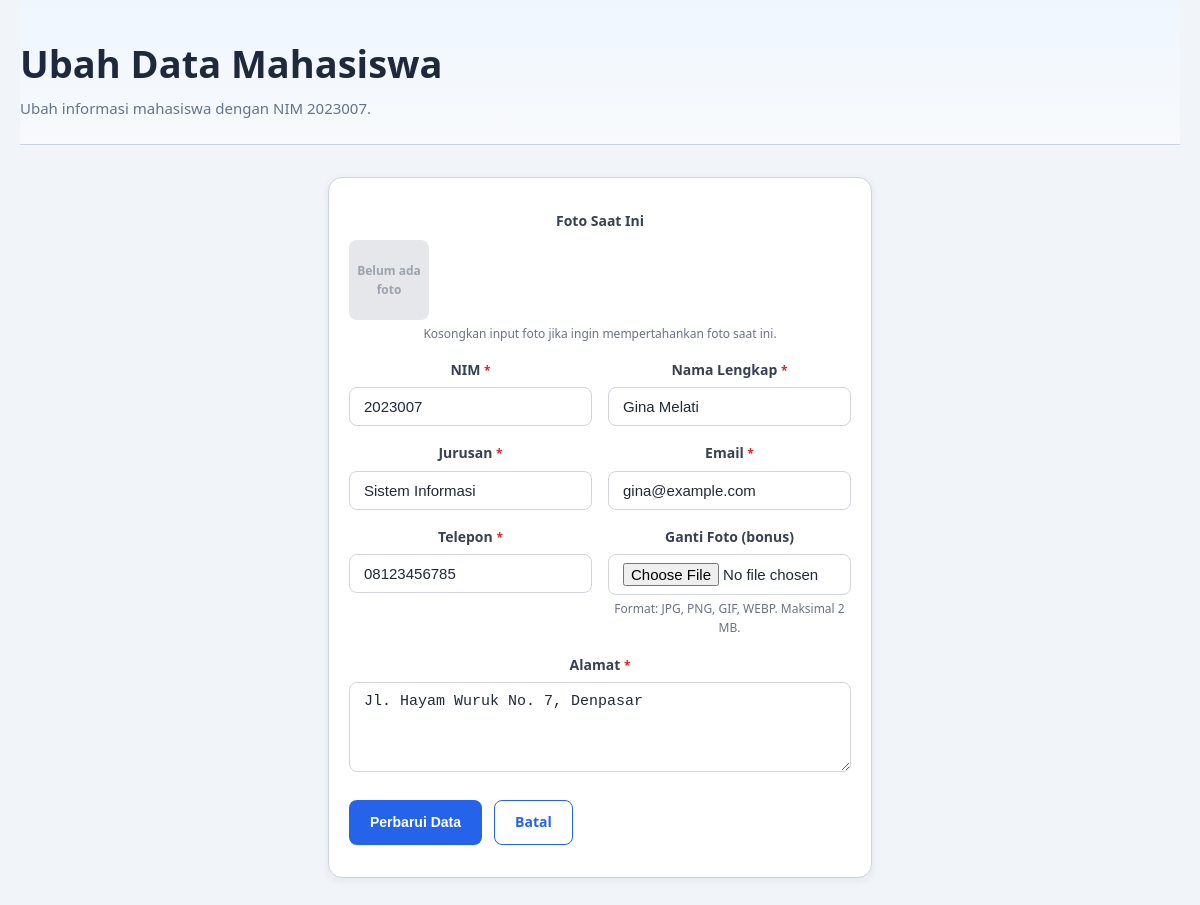
The page /edit.php?id=7 on the database its author committed.
### tables this page shows
CREATE TABLE IF NOT EXISTS mahasiswa (
    id INT AUTO_INCREMENT PRIMARY KEY,                     
    nim VARCHAR(20) NOT NULL UNIQUE,                       
    nama VARCHAR(100) NOT NULL,                            
    jurusan VARCHAR(50) NOT NULL,                          
    email VARCHAR(100) NOT NULL,                           
    telepon VARCHAR(20) NOT NULL,                          
    alamat TEXT NOT NULL,                                  
    foto VARCHAR(255) DEFAULT NULL,                        
    created_at TIMESTAMP DEFAULT CURRENT_TIMESTAMP         
);

### config.php (called while the page is built, shortened)
<?php
function getDb(): mysqli
{
    static $db = null;
    if ($db === null) {
        $db = new mysqli(DB_HOST, DB_USER, DB_PASS, DB_NAME);
        $db->set_charset(DB_CHARSET);
    }
    return $db;
}
function query(string $sql, array $params = [], string $types = '')
{
    $db = getDb();
    $stmt = $db->prepare($sql);
    if ($params !== []) {
        $stmt->bind_param($types, ...$params);
    }
    $stmt->execute();
    $result = $stmt->get_result();
    return $result;
}
function fetchOne(string $sql, array $params = [], string $types = ''): ?array
{
    $result = query($sql, $params, $types);
    return $result ? $result->fetch_assoc() : null;
}
function e(?string $value): string
{
    return htmlspecialchars((string) $value, ENT_QUOTES | ENT_HTML5, 'UTF-8');
}

### edit.php (the view, shortened to what this page needs)
<?php
require_once __DIR__ . '/config.php';
$id = isset($_GET['id']) && is_numeric($_GET['id']) ? (int) $_GET['id'] : 0;
$mhs = fetchOne('SELECT * FROM mahasiswa WHERE id = ?', [$id], 'i');
$errors = [];
$old = [
    'nim'     => $mhs['nim'],
    'nama'    => $mhs['nama'],
    'jurusan' => $mhs['jurusan'],
    'email'   => $mhs['email'],
    'telepon' => $mhs['telepon'],
    'alamat'  => $mhs['alamat'],
];
$fotoError = '';
$currentFoto = !empty($mhs['foto']) && file_exists(__DIR__ . '/uploads/' . $mhs['foto'])
    ? 'uploads/' . $mhs['foto']
    : null;
?>
<!DOCTYPE html>
<html lang="id">
<head>
  <link rel="stylesheet" href="css/style.css">
</head>
<body>
  <div class="container">
    <header class="page-head">
      <h1>Ubah Data Mahasiswa</h1>
      <p>Ubah informasi mahasiswa dengan NIM <?php echo e($mhs['nim']); ?>.</p>
    </header>
    <div class="card confirm">
      <div class="card-body">
        <div class="form-group">
          <label>Foto Saat Ini</label>
          <div style="display: flex; align-items: center; gap: 1rem; margin-top: 0.5rem;">
            <?php if ($currentFoto): ?>
              <img src="<?php echo e($currentFoto); ?>" alt="Foto saat ini" style="width: 5rem; height: 5rem; object-fit: cover; border-radius: 0.5rem; border: 0.0625rem solid #d1d5db;">
            <?php else: ?>
              <span style="display: flex; align-items: center; justify-content: center; width: 5rem; height: 5rem; border-radius: 0.5rem; background: #e5e7eb; color: #9ca3af; font-size: 0.75rem; font-weight: 600;">Belum ada foto</span>
            <?php endif; ?>
          </div>
          <p class="field-hint">Kosongkan input foto jika ingin mempertahankan foto saat ini.</p>
        </div>
        <form action="edit.php?id=<?php echo $id; ?>" method="POST" enctype="multipart/form-data" novalidate>
          <div class="form-row">
            <div class="form-group">
              <label for="nim">NIM <span class="invalid" style="color:#dc2626;">*</span></label>
              <input
                type="text"
                id="nim"
                name="nim"
                class="form-control<?php echo isset($errors['nim']) ? ' is-invalid' : ''; ?>"
                value="<?php echo e($old['nim']); ?>"
                placeholder="Contoh: 2023001">
            </div>
            <div class="form-group">
              <label for="nama">Nama Lengkap <span class="invalid" style="color:#dc2626;">*</span></label>
              <input
                type="text"
                id="nama"
                name="nama"
                class="form-control<?php echo isset($errors['nama']) ? ' is-invalid' : ''; ?>"
                value="<?php echo e($old['nama']); ?>"
                placeholder="Contoh: Andi Saputra">
            </div>
          </div>
          <div class="form-row">
            <div class="form-group">
              <label for="jurusan">Jurusan <span class="invalid" style="color:#dc2626;">*</span></label>
              <input
                type="text"
                id="jurusan"
                name="jurusan"
                class="form-control<?php echo isset($errors['jurusan']) ? ' is-invalid' : ''; ?>"
                value="<?php echo e($old['jurusan']); ?>"
                placeholder="Contoh: Teknik Informatika">
            </div>
            <div class="form-group">
              <label for="email">Email <span class="invalid" style="color:#dc2626;">*</span></label>
              <input
                type="email"
                id="email"
                name="email"
                class="form-control<?php echo isset($errors['email']) ? ' is-invalid' : ''; ?>"
                value="<?php echo e($old['email']); ?>"
                placeholder="contoh@email.com">
            </div>
          </div>
          <div class="form-row">
            <div class="form-group">
              <label for="telepon">Telepon <span class="invalid" style="color:#dc2626;">*</span></label>
              <input
                type="tel"
                id="telepon"
                name="telepon"
                class="form-control<?php echo isset($errors['telepon']) ? ' is-invalid' : ''; ?>"
                value="<?php echo e($old['telepon']); ?>"
                placeholder="Contoh: 08123456789">
            </div>
            <div class="form-group">
              <label for="foto">Ganti Foto (bonus)</label>
              <input type="file" id="foto" name="foto" class="form-control">
              <?php if ($fotoError !== ''): ?>
                <p class="invalid"><?php echo e($fotoError); ?></p>
              <?php else: ?>
                <p class="field-hint">Format: JPG, PNG, GIF, WEBP. Maksimal 2 MB.</p>
              <?php endif; ?>
            </div>
          </div>
          <div class="form-group">
            <label for="alamat">Alamat <span class="invalid" style="color:#dc2626;">*</span></label>
            <textarea
              id="alamat"
              name="alamat"
              class="form-control<?php echo isset($errors['alamat']) ? ' is-invalid' : ''; ?>"
              rows="4"
              placeholder="Contoh: Jl. Merdeka No. 1, Jakarta"><?php echo e($old['alamat']); ?></textarea>
          </div>
          <div class="actions">
            <button type="submit" class="btn btn-primary">Perbarui Data</button>
            <a href="index.php" class="btn btn-outline">Batal</a>
          </div>
        </form>
      </div>
    </div>
  </div>
</body>
</html>

### css/style.css (style rules this page uses)
*, *::before, *::after { box-sizing: border-box; margin: 0; padding: 0; }
html { scroll-behavior: smooth; -webkit-text-size-adjust: 100%; }
body { font-family: "Segoe UI", Tahoma, Verdana, sans-serif; font-size: 1rem; line-height: 1.6; color: #1e293b; background: #f1f5f9; overflow-x: hidden; }
a { color: #2563eb; text-decoration: none; }
h1, h2, h3 { line-height: 1.25; font-weight: 700; }
h1 { font-size: clamp(1.75rem, 1.25rem + 1.5vw, 2.5rem); }
p { color: #334155; }
.container { width: 100%; max-width: 78rem; margin-inline: auto; padding-inline: 1.25rem; }
.page-head { padding-block: 2.5rem 1.5rem; background: linear-gradient(180deg, #eff6ff, #f8fafc); border-bottom: 0.0625rem solid #cbd5e1; }
.page-head h1 { margin-bottom: 0.5rem; }
.page-head p { color: #64748b; font-size: 0.9375rem; }
.btn { display: inline-flex; align-items: center; justify-content: center; gap: 0.5rem; padding: 0.65rem 1.25rem; border: 0.0625rem solid transparent; border-radius: 0.5rem; font-size: 0.875rem; font-weight: 600; text-align: center; cursor: pointer; transition: background 0.25s ease, color 0.25s ease, border-color 0.25s ease, transform 0.25s ease; }
.btn-primary { background: #2563eb; color: #fff; }
.btn-outline { background: transparent; border-color: #2563eb; color: #2563eb; }
.card { background: #ffffff; border: 0.0625rem solid #cbd5e1; border-radius: 0.875rem; box-shadow: 0 0.125rem 0.5rem rgba(15, 23, 42, 0.07); overflow: hidden; }
.card-body { padding: 1.25rem; }
.form-group { margin-bottom: 1rem; }
.form-group label { display: block; margin-bottom: 0.375rem; font-size: 0.875rem; font-weight: 600; color: #374151; }
.form-control { width: 100%; padding: 0.625rem 0.875rem; font-size: 0.9375rem; color: #1f2937; background: #fff; border: 0.0625rem solid #d1d5db; border-radius: 0.5rem; transition: border-color 0.25s ease, box-shadow 0.25s ease; }
.form-control::placeholder { color: #9ca3af; }
input[type="file"].form-control { padding: 0.5rem 0.875rem; background: #fff; }
.field-hint { margin-top: 0.25rem; font-size: 0.75rem; color: #6b7280; }
.invalid { color: #dc2626; font-size: 0.75rem; margin-top: 0.25rem; }
.form-row { display: grid; grid-template-columns: repeat(auto-fit, minmax(220px, 1fr)); gap: 1rem; }
.actions { display: flex; gap: 0.75rem; flex-wrap: wrap; margin-top: 1.25rem; }
.confirm { max-width: 34rem; margin: 2rem auto; }
.confirm .card-body { text-align: center; padding: 2rem 1.25rem; }

### rows shown on the page
mahasiswa: nim "2023007", nama "Gina Melati", jurusan "Sistem Informasi", email "gina@example.com", telepon "08123456785", alamat "Jl. Hayam Wuruk No. 7, Denpasar"
